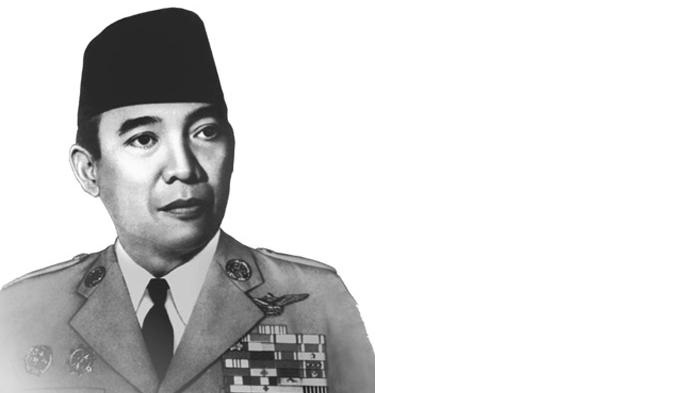
#> input picture soekarno.jpg, 700 x 393 px
$ python '5.1 operasi aritmatika (penjumlahan pengurangan dengan skalar).py'
#> lines starting #> are read from the running program, lines starting #| are printed output that depends on the picture
import cv2

src = "soekarno.jpg"
img = cv2.imread(src)
#> img is the input picture: shape (393, 700, 3); min 18, max 255, mean 216.2
img_gray = cv2.imread(src,0)
#> img_gray: shape (393, 700); min 18, max 255, mean 216.2

t = 128
H,W = img_gray.shape[:2]
#> H = 393; W = 700

img_penjumlahan = img_gray.copy()
img_pengurangan = img_gray.copy()
skalar = 70

for i in range(H):
    for j in range(W):
        pixel = img_penjumlahan[i, j] + skalar
        if pixel > 255:
            img_penjumlahan[i, j] = 255
        else:
            img_penjumlahan[i, j] = pixel
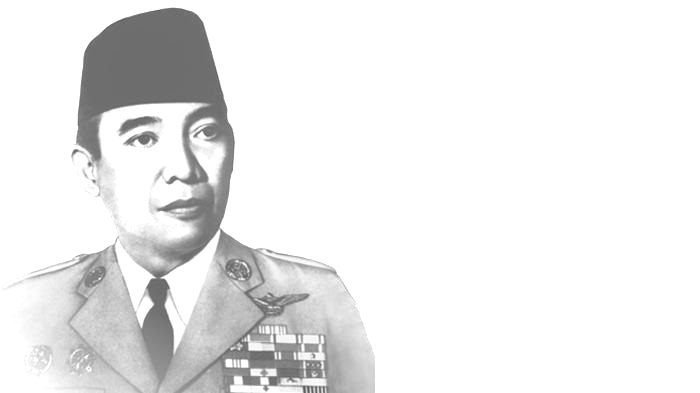
#> img_penjumlahan: shape (393, 700); min 88, max 255, mean 235.8


for i in range(H):
    for j in range(W):
        pixel = img_pengurangan[i, j] - skalar
        if pixel < 0:
            img_pengurangan[i, j] = 0
        else:
            img_pengurangan[i, j] = pixel
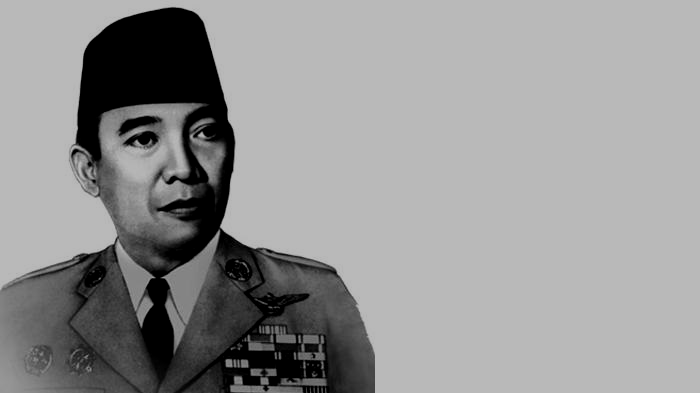
#> img_pengurangan: shape (393, 700); min 0, max 185, mean 148

cv2.imshow("original",img_gray)
cv2.imshow("img_penjumlahan",img_penjumlahan)
cv2.imshow("img_pengurangan",img_pengurangan)
cv2.waitKey(0)
cv2.destroyAllWindows()

$ run again, with hatta.jpg copied over soekarno.jpg
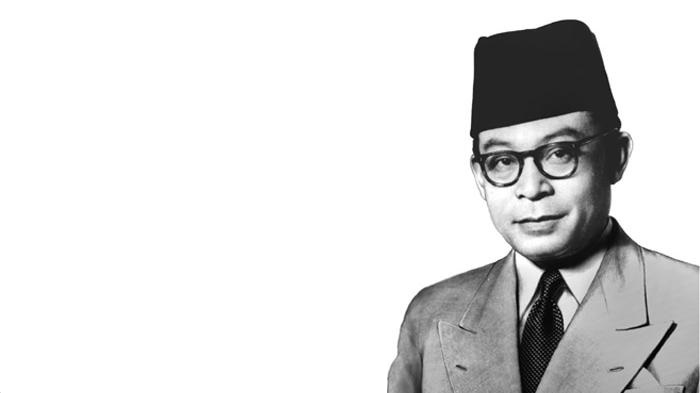
#> input picture hatta.jpg, 700 x 393 px
#> img is the input picture: shape (393, 700, 3); min 0, max 255, mean 221.2
#> after the loop `for i in range(H):`:
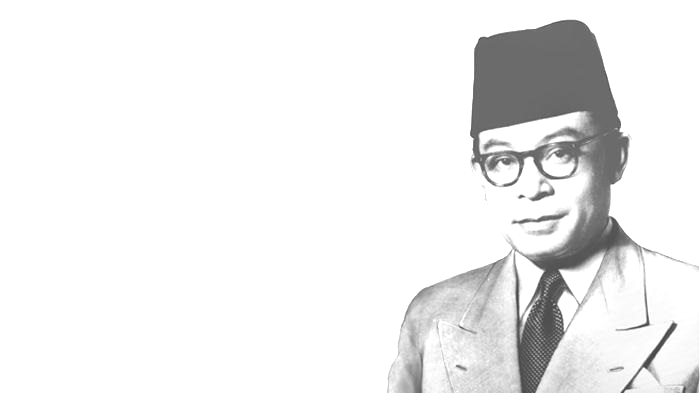
#> img_penjumlahan: shape (393, 700); min 70, max 255, mean 237.9
#> after the loop `for i in range(H):`:
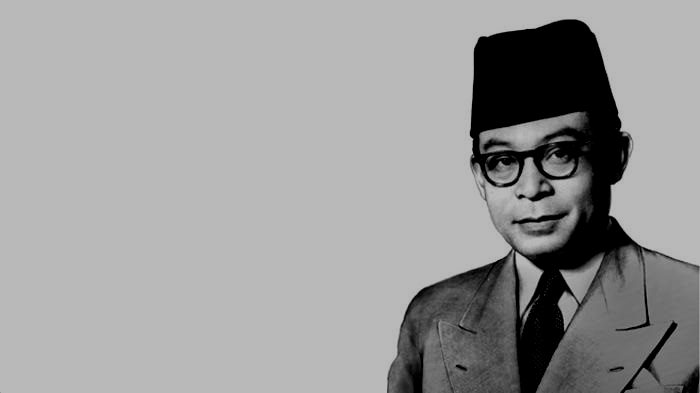
#> img_pengurangan: shape (393, 700); min 0, max 185, mean 154.1
